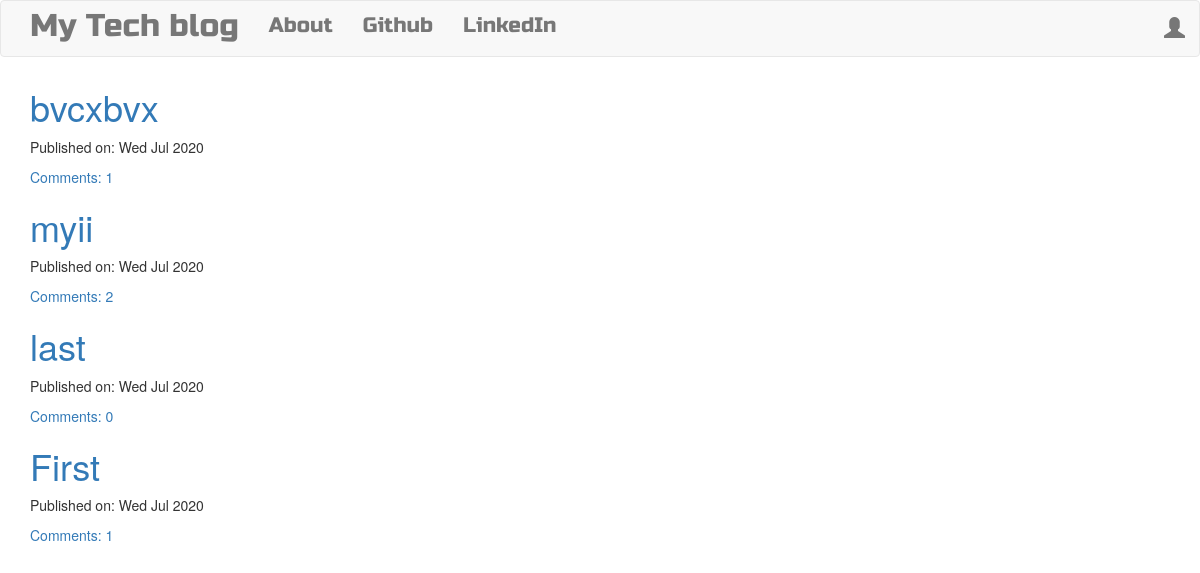
The page / on the database its author committed.
### blog/models.py (models this page shows, shortened)
class Post(models.Model):
    author = models.ForeignKey('auth.User',on_delete=models.DO_NOTHING)
    title = models.CharField(max_length=200)
    text = models.TextField()
    created_date = models.DateTimeField(default=timezone.now)
    published_date = models.DateTimeField(blank=True, null=True)
    def approve_comments(self):
        return self.comments.filter(approved_comment=True)

### blog/views.py (the view)
# urls.py: url(r'^$',views.PostListView.as_view(),name='post_list'),
class PostListView(ListView):
    model = Post
    def get_queryset(self):
        return Post.objects.filter(published_date__lte=timezone.now()).order_by('-published_date')

### blog/templates/blog/post_list.html
{% extends 'blog/base.html' %}
{% block content %}
<div class="centerstage">
    {% for post in post_list %}
        <div class="post">
            <h1><a href="{% url 'post_detail' pk=post.pk %}">{{ post.title }}</a></h1>
            <div class="date">
                <p>Published on: {{ post.published_date|date:"D M Y"}}</p>
            </div>
            <a href="{% url 'post_detail' pk=post.pk %}">Comments: {{ post.approve_comments.count }}</a>
        </div>
    {% endfor %}
</div>
{% endblock %}

### blog/templates/blog/base.html (shortened to what this page needs)
<!DOCTYPE html>
{% load static %}
<html>
    <head>
        <link rel="stylesheet" href="https://maxcdn.bootstrapcdn.com/bootstrap/3.4.1/css/bootstrap.min.css">
        <link rel="stylesheet" href="{% static 'css/blog.css' %}">
<body class='loader'>
  <nav class="navbar navbar-default techfont custom-navbar">
    <div class="container">
      <ul class="nav navbar-nav">
        <li><a class='navbar-brand bigbrand' href="{% url 'post_list' %}">My Tech blog</a></li>
        <li><a href="{% url 'about'%}">About</a></li>
        <li><a href="https://www.github.com">Github</a></li>
        <li><a href="https://www.linkedin.com">LinkedIn</a></li>
      </ul>
      <ul class="nav navbar-nav navbar-right">
        {% if user.is_authenticated %}
        <li>
          <a href="{% url 'post_new' %}" >New Post</a>
        </li>
        <li>
          <a href="{% url 'post_draft_list' %}">Drafts</a>
        </li>
        <li>
          <a href="{% url 'logout' %}?next=/" >Logout</a>
        </li>
        <li>
          <a >Welcome: {{ user.username }}</a>
        </li>
          {% else %}
          <li><a class='nav navbar-right' href="{% url 'login' %}" ><span class="glyphicon glyphicon-user"></span></a></li>
        {% endif %}
      </ul>
  </div>
</nav>
        <div class="content container">
            <div class="row">
                <div class="col-md-8">
                  <div class="blog_posts">
                    {% block content %}
                    {% endblock %}
                  </div>
                </div>
            </div>
        </div>
</body>
</html>

### blog/static/css/blog.css (style rules this page uses)
.techfont { font-family: 'Russo One',sans-serif; font-size:1.5em; margin-bottom:10px; }
.bigbrand { font-size: 1.5em; }
.centerstage { margin-left:auto; margin-right: auto; }
.loader { filter:hue-rotate(0deg); color:linear-gradient(45deg,#0f8,#08f); animation:hue 10000ms infinite linear; }

### rows shown on the page
Post: title "bvcxbvx", published_date "Wed Jul 2020", approve_comments.count "1"
Post: title "myii", published_date "Wed Jul 2020", approve_comments.count "2"
Post: title "last", published_date "Wed Jul 2020", approve_comments.count "0"
Post: title "First", published_date "Wed Jul 2020", approve_comments.count "1"
